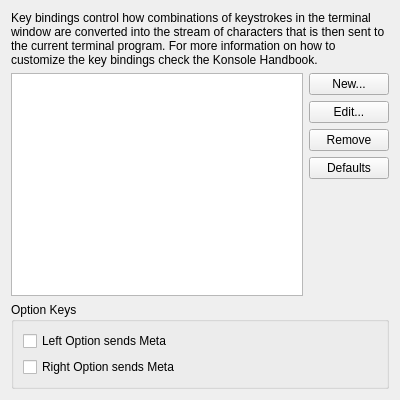
<?xml version="1.0" encoding="UTF-8"?>
<ui version="4.0">
 <class>EditProfileKeyboardPage</class>
 <widget class="QWidget" name="EditProfileKeyboardPage">
  <property name="geometry">
   <rect>
    <x>0</x>
    <y>0</y>
    <width>400</width>
    <height>400</height>
   </rect>
  </property>
  <layout class="QVBoxLayout">
   <item>
    <widget class="QLabel" name="note">
     <property name="text">
      <string comment="@info">Key bindings control how combinations of keystrokes in the terminal window are converted into the stream of characters that is then sent to the current terminal program. For more information on how to customize the key bindings check the Konsole Handbook.</string>
     </property>
     <property name="wordWrap">
      <bool>true</bool>
     </property>
    </widget>
   </item>
   <item>
    <widget class="QWidget" name="keyBindingsGroup" native="true">
     <layout class="QGridLayout" rowstretch="0,1">
      <property name="leftMargin">
       <number>0</number>
      </property>
      <property name="topMargin">
       <number>0</number>
      </property>
      <property name="rightMargin">
       <number>0</number>
      </property>
      <property name="bottomMargin">
       <number>0</number>
      </property>
      <property name="verticalSpacing">
       <number>0</number>
      </property>
      <item row="0" column="0" rowspan="2">
       <widget class="QListView" name="keyBindingList">
        <property name="iconSize">
         <size>
          <width>32</width>
          <height>32</height>
         </size>
        </property>
       </widget>
      </item>
      <item row="0" column="1">
       <layout class="QVBoxLayout">
        <property name="spacing">
         <number>6</number>
        </property>
        <item>
         <widget class="QPushButton" name="newKeyBindingsButton">
          <property name="toolTip">
           <string>Create a new key bindings scheme based upon the selected bindings</string>
          </property>
          <property name="text">
           <string comment="@action:button Create an alternate key binding">New...</string>
          </property>
         </widget>
        </item>
        <item>
         <widget class="QPushButton" name="editKeyBindingsButton">
          <property name="toolTip">
           <string>Edit the selected key bindings scheme</string>
          </property>
          <property name="text">
           <string>Edit...</string>
          </property>
         </widget>
        </item>
        <item>
         <widget class="QPushButton" name="removeKeyBindingsButton">
          <property name="toolTip">
           <string>Delete the selected key bindings scheme</string>
          </property>
          <property name="text">
           <string>Remove</string>
          </property>
         </widget>
        </item>
        <item>
         <widget class="QPushButton" name="resetKeyBindingsButton">
          <property name="toolTip">
           <string>Reset the selected key bindings scheme to its default values</string>
          </property>
          <property name="text">
           <string>Defaults</string>
          </property>
         </widget>
        </item>
       </layout>
      </item>
      <item row="1" column="1">
       <spacer>
        <property name="orientation">
         <enum>Qt::Orientation::Vertical</enum>
        </property>
        <property name="sizeHint" stdset="0">
         <size>
          <width>20</width>
          <height>20</height>
         </size>
        </property>
       </spacer>
      </item>
     </layout>
    </widget>
   </item>
   <item>
    <widget class="QGroupBox" name="optionKeyGroup">
     <property name="title">
      <string comment="@title:group">Option Keys</string>
     </property>
     <layout class="QVBoxLayout">
      <item>
       <widget class="QCheckBox" name="leftOptionSendsMetaButton">
        <property name="toolTip">
         <string>Send Esc followed by the unmodified key, instead of the character the keyboard layout assigns to this combination</string>
        </property>
        <property name="text">
         <string>Left Option sends Meta</string>
        </property>
       </widget>
      </item>
      <item>
       <widget class="QCheckBox" name="rightOptionSendsMetaButton">
        <property name="toolTip">
         <string>Send Esc followed by the unmodified key, instead of the character the keyboard layout assigns to this combination</string>
        </property>
        <property name="text">
         <string>Right Option sends Meta</string>
        </property>
       </widget>
      </item>
     </layout>
    </widget>
   </item>
  </layout>
 </widget>
 <tabstops>
  <tabstop>keyBindingList</tabstop>
  <tabstop>newKeyBindingsButton</tabstop>
  <tabstop>editKeyBindingsButton</tabstop>
  <tabstop>removeKeyBindingsButton</tabstop>
  <tabstop>resetKeyBindingsButton</tabstop>
  <tabstop>leftOptionSendsMetaButton</tabstop>
  <tabstop>rightOptionSendsMetaButton</tabstop>
 </tabstops>
 <resources/>
 <connections/>
</ui>
